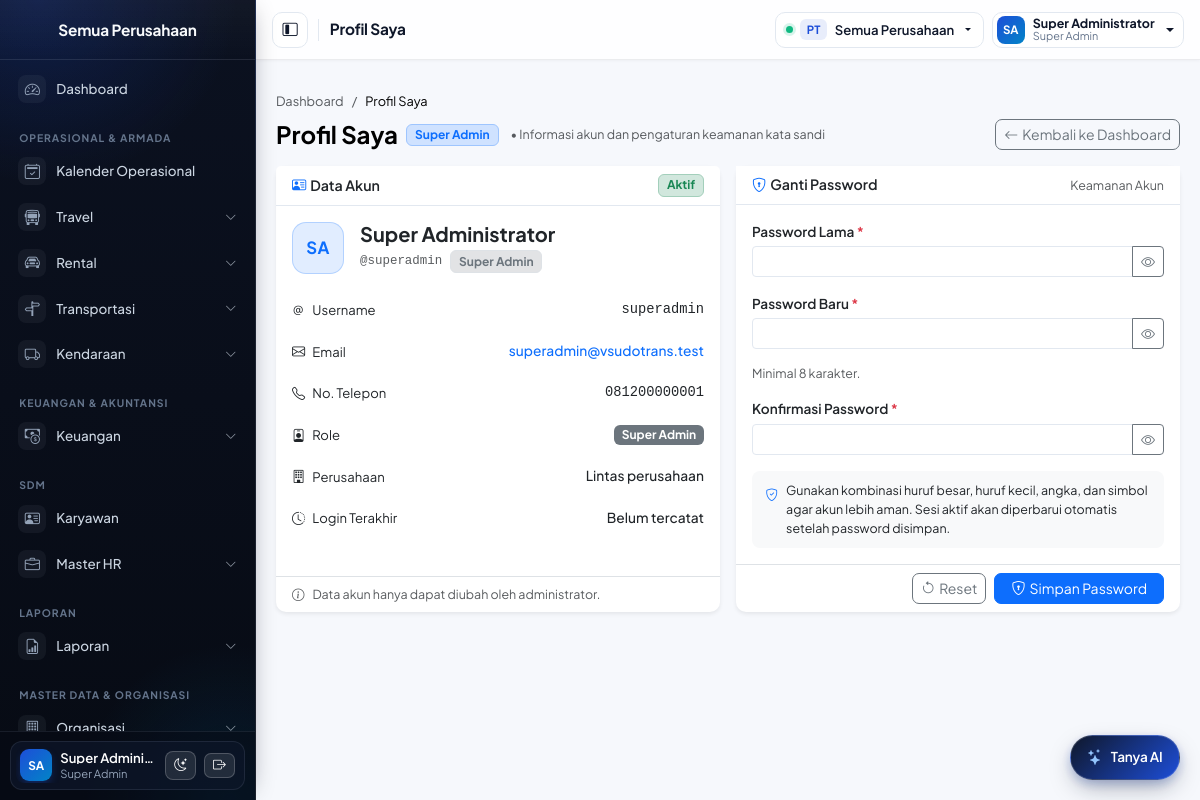
/pages/profile/index.php (signed in), run on an earlier commit of the app's database.
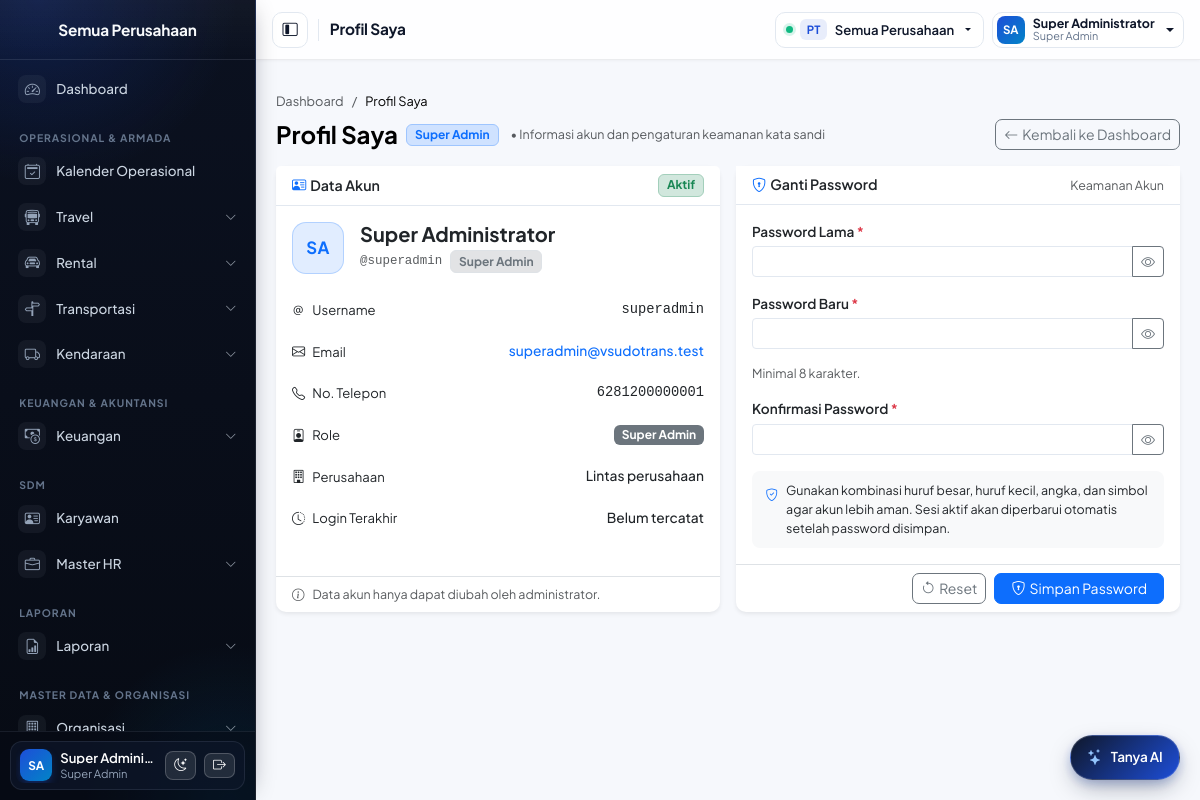
And on a later commit of the database.
### tables this page shows
CREATE TABLE `users` (
  `id` INT(11) NOT NULL AUTO_INCREMENT,
  `username` VARCHAR(50) NOT NULL,
  `email` VARCHAR(100) NOT NULL,
  `password` VARCHAR(255) NOT NULL,
  `full_name` VARCHAR(100) NOT NULL,
  `phone_number` VARCHAR(20) DEFAULT NULL,
  `role_id` INT(11) NOT NULL,
  `company_id` INT(11) DEFAULT NULL COMMENT 'Perusahaan aktif; NULL = lintas perusahaan',
  `is_active` TINYINT(1) NOT NULL DEFAULT 1,
  `last_login` DATETIME DEFAULT NULL,
  `created_date` DATETIME NOT NULL DEFAULT CURRENT_TIMESTAMP,
  `updated_date` DATETIME NOT NULL DEFAULT CURRENT_TIMESTAMP ON UPDATE CURRENT_TIMESTAMP,
  PRIMARY KEY (`id`),
  UNIQUE KEY `uq_users_username` (`username`),
  UNIQUE KEY `uq_users_email` (`email`),
  KEY `ix_users_company` (`company_id`),
  KEY `ix_users_phone` (`phone_number`),
  CONSTRAINT `fk_users_role` FOREIGN KEY (`role_id`) REFERENCES `roles` (`id`),
  CONSTRAINT `fk_users_company` FOREIGN KEY (`company_id`) REFERENCES `companies` (`id`) ON DELETE SET NULL
);

CREATE TABLE `roles` (
  `id` INT(11) NOT NULL AUTO_INCREMENT,
  `name` VARCHAR(50) NOT NULL,
  `description` VARCHAR(255) DEFAULT NULL,
  `level` INT(11) NOT NULL DEFAULT 0,
  `created_date` DATETIME NOT NULL DEFAULT CURRENT_TIMESTAMP,
  PRIMARY KEY (`id`),
  UNIQUE KEY `uq_roles_name` (`name`)
);

### includes/functions.php (called while the page is built, shortened)
<?php
function e(?string $s): string
{
    return htmlspecialchars((string) $s, ENT_QUOTES, 'UTF-8');
}

### includes/auth.php (called while the page is built, shortened)
<?php
function current_user(): ?array
{
    return $_SESSION['user'] ?? null;
}

### pages/profile/_helpers.php (called while the page is built, shortened)
<?php
function profile_fetch(mysqli $db, int $user_id): ?array
{
    $st = $db->prepare('SELECT u.id, u.username, u.email, u.full_name, u.phone_number, u.last_login,
                               r.name AS role_name, c.name AS company_name
                        FROM users u
                        JOIN roles r ON r.id = u.role_id
                        LEFT JOIN companies c ON c.id = u.company_id
                        WHERE u.id = ? LIMIT 1');
    $st->bind_param('i', $user_id);
    $st->execute();
    $row = $st->get_result()->fetch_assoc();
    return $row ?: null;
}

### pages/profile/index.php (the view, shortened to what the changed rows need)
<?php
require_once __DIR__ . '/../../config/config.php';
require_once __DIR__ . '/_helpers.php';
$uid = (int) ($_SESSION['user_id'] ?? 0);
$db  = db();
$me = profile_fetch($db, $uid) ?? [];
$fullName = trim((string) ($me['full_name'] ?? '')) ?: 'Pengguna';
$username = trim((string) ($me['username'] ?? '')) ?: '-';
$roleName = trim((string) ($me['role_name'] ?? ($_SESSION['role_name'] ?? ''))) ?: '-';
$email    = trim((string) ($me['email'] ?? ''));
$phone    = trim((string) ($me['phone_number'] ?? ''));
$nameParts = preg_split('/\s+/', $fullName !== 'Pengguna' ? $fullName : $username) ?: ['U'];
$initials  = strtoupper(substr($nameParts[0], 0, 1) . (isset($nameParts[1]) ? substr($nameParts[1], 0, 1) : ''));
$lastLoginRaw   = trim((string) ($me['last_login'] ?? ''));
$lastLoginTs    = $lastLoginRaw !== '' ? strtotime($lastLoginRaw) : false;
$lastLoginLabel = $lastLoginTs !== false ? (date('d M Y, H:i', $lastLoginTs) . ' WIB') : 'Belum tercatat';
require __DIR__ . '/../../includes/header.php';
?>
<main class="p-3 p-lg-4 w-100 flex-grow-1 min-w-0">
    <div class="row g-3 align-items-stretch">
        <div class="col-12 col-lg-6">
            <div class="card shadow-sm border-0 h-100 d-flex flex-column">
                <div class="card-body flex-grow-1">
                    <div class="d-flex align-items-center gap-3 mb-3">
                        <div class="profile-avatar" aria-hidden="true"><?= e($initials) ?></div>
                        <div class="min-w-0">
                            <h5 class="fw-bold mb-1 text-truncate"><?= e($fullName) ?></h5>
                            <div class="d-flex flex-wrap align-items-center gap-2">
                                <span class="font-monospace small text-muted">@<?= e($username) ?></span>
                                <span class="badge bg-secondary-subtle text-secondary border"><?= e($roleName) ?></span>
                            </div>
                        </div>
                    </div>
                    <ul class="profile-info-list">
                        <li class="profile-info-item">
                            <span class="profile-info-label"><i class="bi bi-at" aria-hidden="true"></i>Username</span>
                            <span class="profile-info-value font-monospace"><?= e($username) ?></span>
                        </li>
                        <li class="profile-info-item">
                            <span class="profile-info-value">
                                <?php if ($email !== ''): ?>
                                    <a href="mailto:<?= e($email) ?>" class="text-decoration-none"><?= e($email) ?></a>
                                <?php else: ?>
                                    <span class="text-muted">-</span>
                                <?php endif; ?>
                            </span>
                        </li>
                        <li class="profile-info-item">
                            <span class="profile-info-label"><i class="bi bi-telephone" aria-hidden="true"></i>No. Telepon</span>
                            <span class="profile-info-value font-monospace">
                                <?= $phone !== '' ? e($phone) : '<span class="text-muted fw-normal">-</span>' ?>
                            </span>
                        </li>
                        <li class="profile-info-item">
                            <span class="profile-info-value">
                                <span class="badge bg-secondary"><?= e($roleName) ?></span>
                            </span>
                        </li>
                        <li class="profile-info-item">
                            <span class="profile-info-label"><i class="bi bi-clock-history" aria-hidden="true"></i>Login Terakhir</span>
                            <span class="profile-info-value"><?= e($lastLoginLabel) ?></span>
                        </li>
                    </ul>
                </div>
            </div>
        </div>
    </div>
</main>
<?php require __DIR__ . '/../../includes/footer.php'; ?>

### includes/header.php (shortened to what the changed rows need)
<?php
$user   = current_user();
$userNameRaw = trim((string) ($user['name'] ?? ($user['full_name'] ?? 'User')));
$userParts   = preg_split('/\s+/', $userNameRaw) ?: ['U'];
$userInitials = strtoupper(substr($userParts[0], 0, 1) . (isset($userParts[1]) ? substr($userParts[1], 0, 1) : ''));
$roleLabel = trim((string) ($_SESSION['role_name'] ?? 'Pengguna'));
?><!DOCTYPE html>
<html lang="id">
<head>
    <link href="https://cdn.jsdelivr.net/npm/bootstrap@5.3.8/dist/css/bootstrap.min.css" rel="stylesheet">
    <link href="https://cdn.jsdelivr.net/npm/bootstrap-icons@1.13.2/font/bootstrap-icons.css" rel="stylesheet">
    <link href="https://cdn.jsdelivr.net/npm/tom-select@2.3.1/dist/css/tom-select.bootstrap5.min.css" rel="stylesheet">
    <link href="https://cdn.jsdelivr.net/npm/flatpickr/dist/flatpickr.min.css" rel="stylesheet">
    <link href="<?= e(APP_URL) ?>/assets/css/style.css?v=<?= (int) @filemtime(dirname(__DIR__) . '/assets/css/style.css') ?>" rel="stylesheet">
</head>
<body>
<div class="wrapper d-flex">
<?php require __DIR__ . '/sidebar.php'; ?>
<div class="content-wrapper">
    <div class="topbar d-flex align-items-center px-3 gap-2">
        <div class="ms-auto d-flex align-items-center gap-2 flex-shrink-0">
            <div class="dropdown">
                <button class="topbar-user-btn dropdown-toggle" type="button" data-bs-toggle="dropdown" aria-expanded="false" title="<?= e($userNameRaw) ?> (<?= e($roleLabel) ?>)">
                    <span class="topbar-avatar" aria-hidden="true"><?= e($userInitials) ?></span>
                    <span class="topbar-user-meta d-none d-xl-flex flex-column text-start">
                        <span class="topbar-user-name text-truncate"><?= e($userNameRaw) ?></span>
                        <span class="topbar-user-role text-truncate"><?= e($roleLabel) ?></span>
                    </span>
                </button>
            </div>
        </div>
    </div>
    <div class="content-main-row">

### includes/sidebar.php (shortened to what the changed rows need)
<?php
$sbUserName = trim((string) ($user['name'] ?? ($user['full_name'] ?? 'User')));
$sbParts    = preg_split('/\s+/', $sbUserName) ?: ['U'];
$sbInitials = strtoupper(substr($sbParts[0], 0, 1) . (isset($sbParts[1]) ? substr($sbParts[1], 0, 1) : ''));
?>
<nav id="sidebar" class="sidebar d-flex flex-column flex-shrink-0 p-0">
  <div class="sidebar-footer">
    <div class="sidebar-footer-card d-flex align-items-center gap-2">
      <a href="<?= e(APP_URL) ?>/pages/profile/index.php"
         class="d-flex align-items-center text-white text-decoration-none flex-grow-1 overflow-hidden sidebar-user-link"
         title="Buka Profil Saya">
        <div class="sidebar-user-avatar me-2 flex-shrink-0">
          <?= e($sbInitials) ?>
        </div>
        <div class="text-white lh-1 flex-grow-1 overflow-hidden">
          <div class="fw-semibold text-truncate" style="font-size:.82rem"><?= e($sbUserName) ?></div>
          <small class="sidebar-user-role text-truncate d-block mt-1"><?= e($_SESSION['role_name'] ?? '') ?></small>
        </div>
      </a>
    </div>
  </div>
</nav>

What changed in the data, as far as the page shows it:
changed users "Super Administrator": phone_number "081200000001" → "6281200000001"
